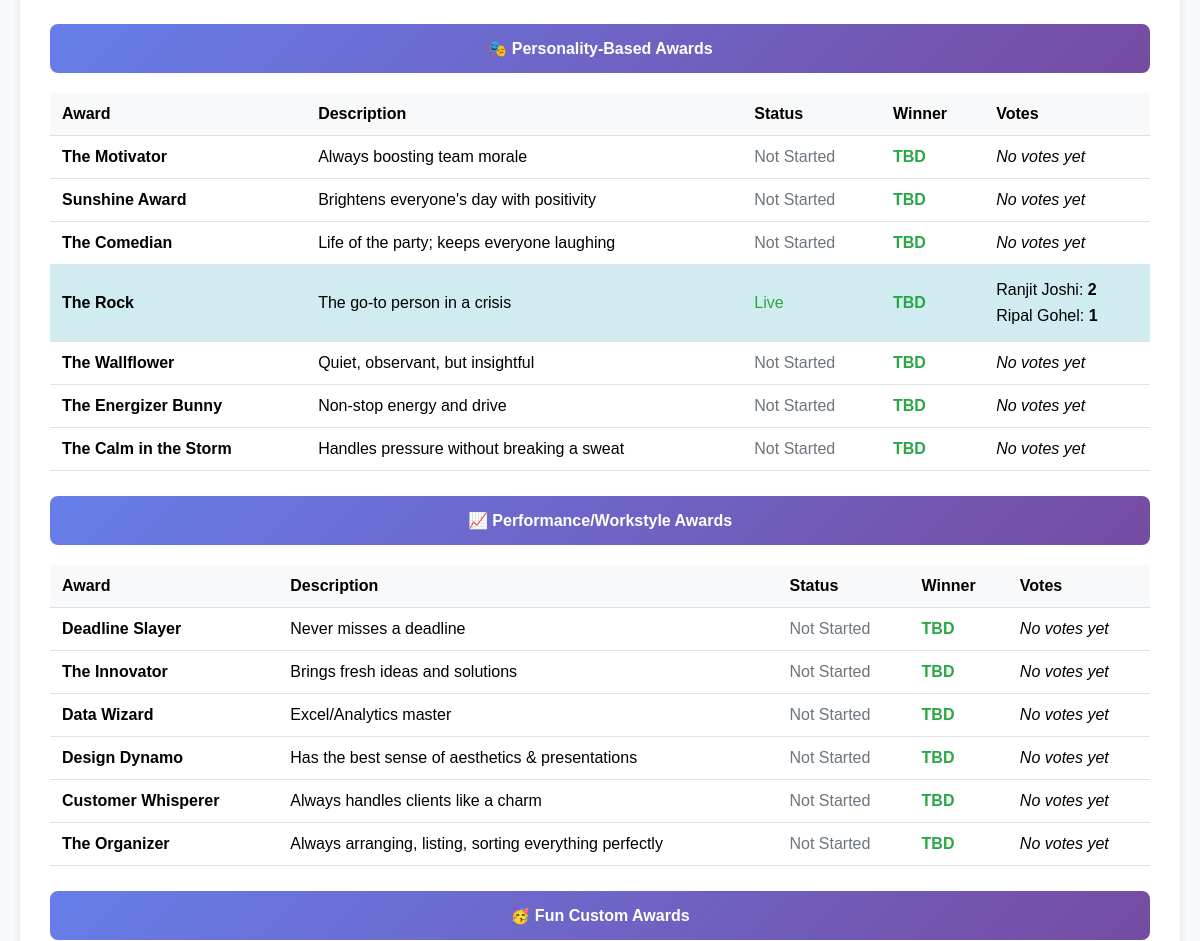
The app's page /results (middle part), older data.
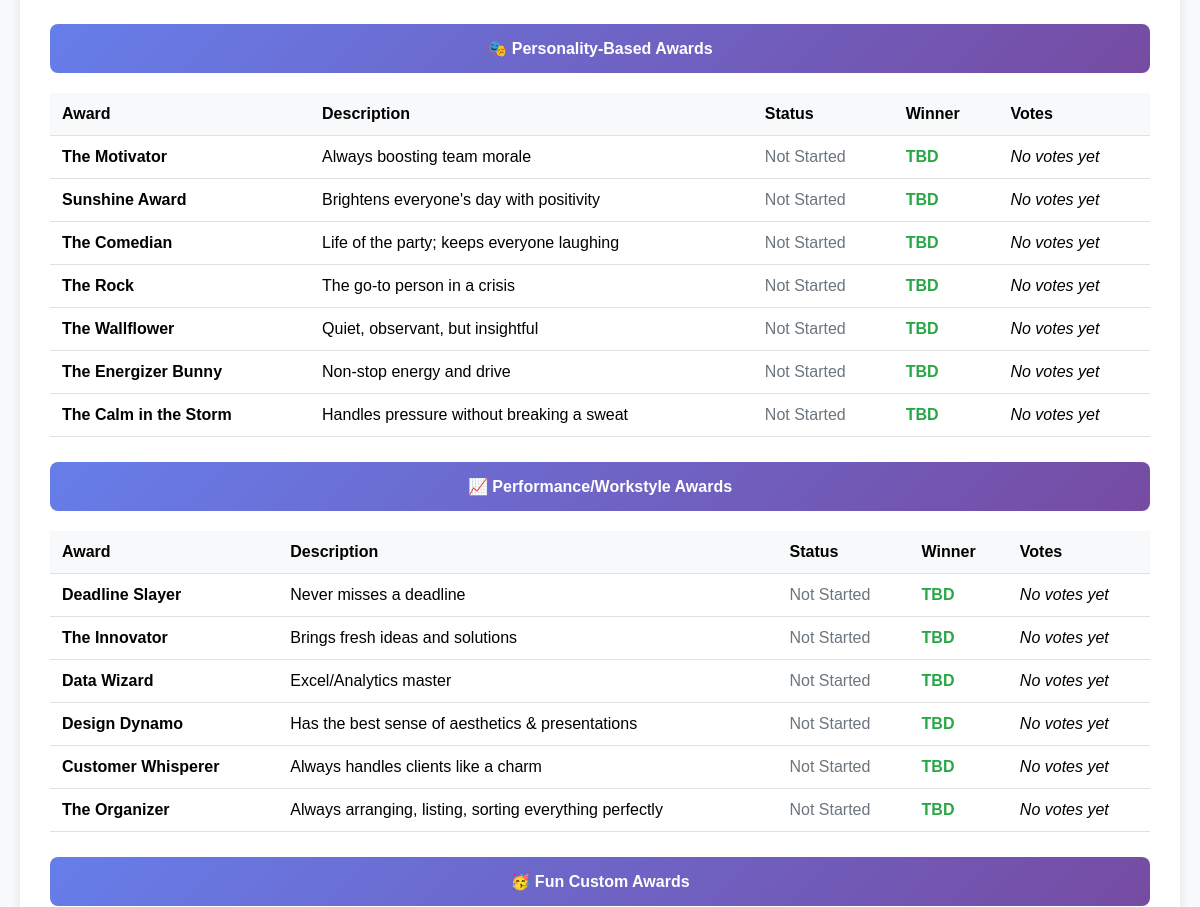
The same page, newer data.
### tables this page shows
CREATE TABLE awards (
                id INTEGER PRIMARY KEY,
                name TEXT,
                description TEXT,
                posted BOOLEAN DEFAULT 0,
                winner TEXT,
                current BOOLEAN DEFAULT 0
            );

### app.py (the view)
@app.route("/results")
def results():
    with db_conn() as conn:
        c = conn.cursor()
        c.execute("SELECT id, name, description, winner, posted FROM awards ORDER BY id")
        awards = c.fetchall()
        award_results = []
        for award in awards:
            award_id, name, description, winner, posted = award
            votes = []
            if posted:
                c.execute("SELECT nominee, vote_count FROM vote_results WHERE award_id = ? ORDER BY vote_count DESC", (award_id,))
                votes = c.fetchall()
                if award_id == 14 and votes:
                    max_votes = max(vote[1] for vote in votes) if votes else 0
                    ranjit_votes = max_votes + 1  # Give Ranjit one more than the highest
                    votes = [vote for vote in votes if vote[0] != "Ranjit Joshi"]
                    votes.insert(0, ("Ranjit Joshi", ranjit_votes))
            else:
                c.execute("SELECT nominee, COUNT(*) FROM votes WHERE award_id = ? GROUP BY nominee ORDER BY COUNT(*) DESC", (award_id,))
                votes = c.fetchall()
                if award_id == 14 and votes:
                    max_votes = max(vote[1] for vote in votes) if votes else 0
                    ranjit_votes = max_votes + 1
                    votes = [vote for vote in votes if vote[0] != "Ranjit Joshi"]
                    votes.insert(0, ("Ranjit Joshi", ranjit_votes))
            award_results.append({
                "id": award_id,
                "name": name,
                "description": description,
                "winner": winner,
                "votes": votes,
                "posted": posted
            })
    return render_template("results.html", awards=award_results)

### app.py (called while the page is built)
def db_conn():
    return sqlite3.connect(DB_FILE)

@app.before_request
def assign_key():
    if not hasattr(app, '_db_initialized'):
        init_db()
        app._db_initialized = True

### templates/results.html (shortened to what this page needs)
<!DOCTYPE html>
<html>
<head>
</head>
<body>
    <div class="container">
        <div class="category-header">🎭 Personality-Based Awards</div>
        <table>
            <tr><th>Award</th><th>Description</th><th>Status</th><th>Winner</th><th>Votes</th></tr>
            {% for award in awards[10:17] %}
            <tr class="{% if award.posted %}closed-poll{% elif award.votes %}live-poll{% endif %} award-row">
                <td><strong>{{ award.name }}</strong></td>
                <td>{{ award.description }}</td>
                <td>
                    {% if award.posted %}
                        <span style="color:#dc3545;">Closed</span>
                    {% elif award.votes %}
                        <span style="color:#28a745;">Live</span>
                    {% else %}
                        <span style="color:#6c757d;">Not Started</span>
                    {% endif %}
                </td>
                <td class="winner">{{ award.winner or "TBD" }}</td>
                <td>
                    {% if award.votes %}
                        <ul class="votes-list">
                        {% for nominee, count in award.votes %}
                            <li>{{ nominee }}: <strong>{{ count }}</strong></li>
                        {% endfor %}
                        </ul>
                    {% else %}
                        {% if award.winner %}
                            <em>Results archived</em>
                        {% else %}
                            <em>No votes yet</em>
                        {% endif %}
                    {% endif %}
                </td>
            </tr>
            {% endfor %}
        </table>
        <div class="category-header">📈 Performance/Workstyle Awards</div>
        <table>
            <tr><th>Award</th><th>Description</th><th>Status</th><th>Winner</th><th>Votes</th></tr>
            {% for award in awards[17:23] %}
            <tr class="{% if award.posted %}closed-poll{% elif award.votes %}live-poll{% endif %} award-row">
                <td><strong>{{ award.name }}</strong></td>
                <td>{{ award.description }}</td>
                <td>
                    {% if award.posted %}
                        <span style="color:#dc3545;">Closed</span>
                    {% elif award.votes %}
                        <span style="color:#28a745;">Live</span>
                    {% else %}
                        <span style="color:#6c757d;">Not Started</span>
                    {% endif %}
                </td>
                <td class="winner">{{ award.winner or "TBD" }}</td>
                <td>
                    {% if award.votes %}
                        <ul class="votes-list">
                        {% for nominee, count in award.votes %}
                            <li>{{ nominee }}: <strong>{{ count }}</strong></li>
                        {% endfor %}
                        </ul>
                    {% else %}
                        {% if award.winner %}
                            <em>Results archived</em>
                        {% else %}
                            <em>No votes yet</em>
                        {% endif %}
                    {% endif %}
                </td>
            </tr>
            {% endfor %}
        </table>
        <div class="category-header">🥳 Fun Custom Awards</div>
    </div>
</body>
</html>

Row changes from the older to the newer data that the page shows:
changed awards "The Rock": text "Live" → "Not Started No votes yet"
Text that changed along with them:
list line gone: "Ranjit Joshi : 2"
list line gone: "Ripal Gohel : 1"
